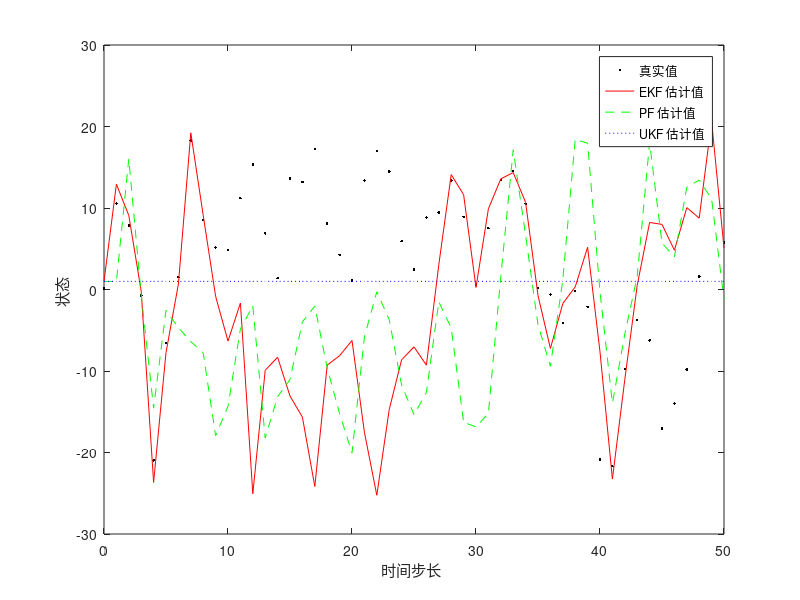
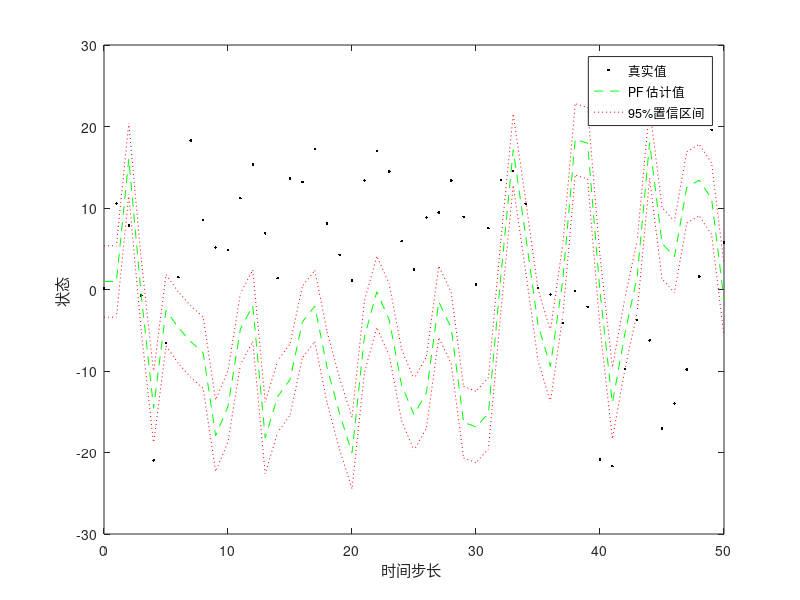
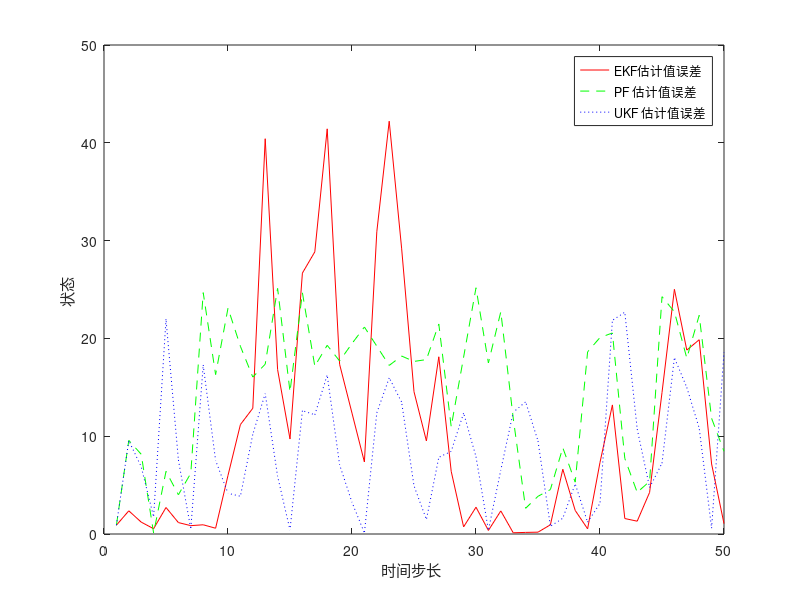

Recreate these plots in MATLAB, in order.
%EKF UKF PF 的三个算法

clear;

%tic;

x =0.1; %初始状态

x_estimate=1;%状态的估计

e_x_estimate=x_estimate;%EKF的初始估计

u_x_estimate=x_estimate;%UKF的初始估计

p_x_estimate=x_estimate;%PF的初始估计

Q =10;%input('请输入过程噪声方差 Q 的值 :'); %过程状态协方差

R =1;%input('请输入测量噪声方差 R 的值 :'); %测量噪声协方差

P =5;%初始估计方差

e_P=P; %UKF方差

u_P=P;%UKF方差

pf_P=P;%PF方差

tf =50; %模拟长度

x_array=[x];%真实值数组

e_x_estimate_array=[e_x_estimate];%EKF最优估计值数组

u_x_estimate_array=[u_x_estimate];%UKF最优估计值数组

p_x_estimate_array=[p_x_estimate];%PF最优估计值数组

u_k=1; %微调参数

u_symmetry_number=4; %对称的点的个数

u_total_number=2*u_symmetry_number+1; %总的采样点的个数

linear =0.5;

N =500; %粒子滤波的粒子数

close all;

%粒子滤波初始 N 个粒子

for i =1:N

p_xpart(i)=p_x_estimate+sqrt(pf_P)*randn;

end

for k =1:tf

%模拟系统

x =linear *x +(25*x /(1+x^2))+8*cos(1.2*(k-1))+sqrt(Q)*randn; %状态值

y =(x^2/20) +sqrt(R)*randn; %观测值

%扩展卡尔曼滤波器

%进行估计 第一阶段的估计

e_x_estimate_1=linear *e_x_estimate+25*e_x_estimate/(1+e_x_estimate^2)+8*cos(1.2*(k-1));

e_y_estimate=(e_x_estimate_1)^2/20;%这是根据 k=1时估计值为 1得到的观测值;只是这个由 我估计得到的 第 24行的 y 也是观测值 不过是由加了噪声的真实值得到的

%相关矩阵

e_A=linear +25*(1-e_x_estimate^2)/((1+e_x_estimate^2)^2);%传递矩阵

e_H=e_x_estimate_1/10;%观测矩阵

%估计的误差

e_p_estimate=e_A*e_P*e_A'+Q;

%扩展卡尔曼增益

e_K=e_p_estimate*e_H'/(e_H*e_p_estimate*e_H'+R);

%进行估计值的更新 第二阶段

e_x_estimate_2=e_x_estimate_1+e_K*(y-e_y_estimate);

%更新后的估计值的误差

e_p_estimate_update=e_p_estimate-e_K*e_H*e_p_estimate;

%进入下一次迭代的参数变化

e_P=e_p_estimate_update;

e_x_estimate=e_x_estimate_2;

%粒子滤波器

%粒子滤波器

for i =1:N

p_xpartminus(i)=0.5*p_xpart(i)+25*p_xpart(i)/(1+p_xpart(i)^2)+8*cos(1.2*(k-1))+ sqrt(Q)*randn; %这个式子比下面一行的效果好

%xpartminus(i)=0.5*xpart(i)+25*xpart(i)/(1+xpart(i)^2)+8*cos(1.2*(k-1));

p_ypart=p_xpartminus(i)^2/20; %预测值

p_vhat=y -p_ypart;%观测和预测的差

p_q(i)=(1/sqrt(R)/sqrt(2*pi))*exp(-p_vhat^2/2/R); %各个粒子的权值

end

%平均每一个估计的可能性

p_qsum=sum(p_q);

for i =1:N

p_q(i)=p_q(i)/p_qsum;%各个粒子进行权值归一化

end

%重采样 权重大的粒子多采点,权重小的粒子少采点 , 相当于每一次都进行重采样;

for i =1:N

p_u=rand;

p_qtempsum=0;

for j =1:N

p_qtempsum=p_qtempsum+p_q(j);

if p_qtempsum>=p_u

p_xpart(i)=p_xpartminus(j);%在这里 xpart(i)实现循环赋值;终于找到了这里! ! ! break;

end

end

end

p_x_estimate=mean(p_xpart);

%p_x_estimate=0;

%for i =1:N

%p_x_estimate=p_x_estimate+p_q(i)*p_xpart(i);

%end

%不敏卡尔曼滤波器

%采样点的选取 存在 x(i)

u_x_par=u_x_estimate;

for i =2:(u_symmetry_number+1)

u_x_par(i,:)=u_x_estimate+sqrt((u_symmetry_number+u_k)*u_P);

end

for i =(u_symmetry_number+2):u_total_number

u_x_par(i,:)=u_x_estimate-sqrt((u_symmetry_number+u_k)*u_P);

end

%计算权值

u_w_1=u_k/(u_symmetry_number+u_k);

u_w_N1=1/(2*(u_symmetry_number+u_k));

%把这些粒子通过传递方程 得到下一个状态

for i =1:u_total_number
u_x_par(i)=0.5*u_x_par(i)+25*u_x_par(i)/(1+u_x_par(i)^2)+8*cos(1.2*(k-1));

end

%传递后的均值和方差

u_x_next=u_w_1*u_x_par(1);

for i =2:u_total_number

u_x_next=u_x_next+u_w_N1*u_x_par(i);

end

u_p_next=Q +u_w_1*(u_x_par(1)-u_x_next)*(u_x_par(1)-u_x_next)';

for i =2:u_total_number

u_p_next=u_p_next+u_w_N1*(u_x_par(i)-u_x_next)*(u_x_par(i)-u_x_next)';

end

%%对传递后的均值和方差进行采样 产生粒子 存在 y(i)

%u_y_2obser(1)=u_x_next;

%for i =2:(u_symmetry_number+1)

%u_y_2obser(i,:)=u_x_next+sqrt((u_symmetry_number+k)*u_p_next); %end

%for i =(u_symmetry_number+2) :u_total_number

%u_y_2obser(i,:)=u_x_next-sqrt((u_symmetry_number+u_k)*u_p_next); %end

%另外存在 y_2obser(i)中;

for i =1:u_total_number

u_y_2obser(i,:)=u_x_par(i);

end

%通过观测方程 得到一系列的粒子

for i =1:u_total_number

u_y_2obser(i)=u_y_2obser(i)^2/20;

end

%通过观测方程后的均值 y_obse

u_y_obse=u_w_1*u_y_2obser(1);

for i =2:u_total_number

u_y_obse=u_y_obse+u_w_N1*u_y_2obser(i);

end

%Pzz测量方差矩阵

u_pzz=R +u_w_1*(u_y_2obser(1)-u_y_obse)*(u_y_2obser(1)-u_y_obse)';

for i =2:u_total_number

u_pzz=u_pzz+u_w_N1*(u_y_2obser(i)-u_y_obse)*(u_y_2obser(i)-u_y_obse)';

end

%Pxz状态向量与测量值的协方差矩阵

u_pxz=u_w_1*(u_x_par(1)-u_x_next)*(u_y_2obser(1)-u_y_obse)';

for i =2:u_total_number

u_pxz=u_pxz+u_w_N1*(u_x_par(i)-u_x_next)*(u_y_2obser(i)-u_y_obse)';

end

%卡尔曼增益

u_K=u_pxz/u_pzz;

%估计量的更新

u_x_next_optimal=u_x_next+u_K*(y-u_y_obse);%第一步的估计值 +修正值; u_x_estimate=u_x_next_optimal;

%方差的更新

u_p_next_update=u_p_next-u_K*u_pzz*u_K';

u_P=u_p_next_update;

%进行画图程序

x_array=[x_array,x];

e_x_estimate_array=[e_x_estimate_array,e_x_estimate];

p_x_estimate_array=[p_x_estimate_array,p_x_estimate];

u_x_estimate_array=[u_x_estimate_array,u_x_estimate];

e_error(k,:)=abs(x_array(k)-e_x_estimate_array(k));

p_error(k,:)=abs(x_array(k)-p_x_estimate_array(k));

u_error(k,:)=abs(x_array(k)-u_x_estimate_array(k));

end

t =0:tf;

figure;

plot(t,x_array,'k.',t,e_x_estimate_array,'r-',t,p_x_estimate_array,'g--',t,u_x_estimate_array,'b:');

set(gca,'FontSize',10);

set(gcf,'color','White');

xlabel('时间步长 ');%lable --->label我的神

ylabel('状态 ');

legend('真实值 ','EKF 估计值 ','PF 估计值 ','UKF 估计值 ');

figure;

plot(t,x_array,'k.',t,p_x_estimate_array,'g--',t, p_x_estimate_array-1.96*sqrt(P),'r:',t, p_x_estimate_array+1.96*sqrt(P),'r:');

set(gca,'FontSize',10);

set(gcf,'color','White');

xlabel('时间步长 ');%lable --->label我的神

ylabel('状态 ');

legend('真实值 ','PF 估计值 ', '95%置信区间 ');

%rootmean square 平均值的平方根

e_xrms=sqrt((norm(x_array-e_x_estimate_array)^2)/tf);

disp(['EKF估计误差均方值 =',num2str(e_xrms)]);

p_xrms=sqrt((norm(x_array-p_x_estimate_array)^2)/tf);

disp(['PF估计误差均方值 =',num2str(p_xrms)]);

u_xrms=sqrt((norm(x_array-u_x_estimate_array)^2)/tf);

disp(['UKF估计误差均方值 =',num2str(u_xrms)]);

%plot(t,e_error,'r-',t,p_error,'g--',t,u_error,'b:');

%legend('EKF估计值误差 ','PF 估计值误差 ','UKF 估计值误差 ');

t =1:tf;

figure;

plot(t,e_error,'r-',t,p_error,'g--',t,u_error,'b:');

set(gca,'FontSize',10);

set(gcf,'color','White');

xlabel('时间步长 ');%lable --->label我的神

ylabel('状态 ');

legend('EKF估计值误差 ','PF 估计值误差 ','UKF 估计值误差 ');

%toc;